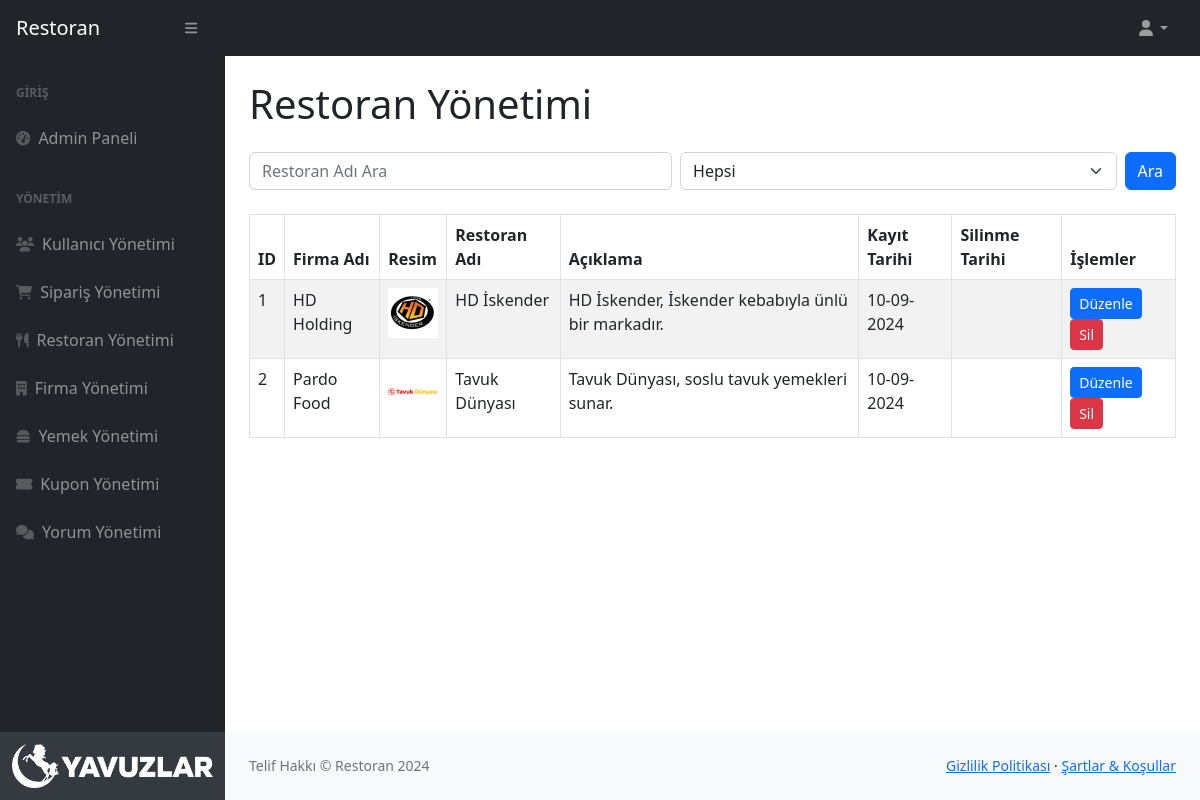
The page /admin/restaurants.php (signed in) on the database its author committed.
### tables this page shows
CREATE TABLE `restaurant` (
  `id` int NOT NULL,
  `company_id` int DEFAULT NULL,
  `name` varchar(255) NOT NULL,
  `description` text,
  `image_path` varchar(255) DEFAULT NULL,
  `created_at` timestamp NULL DEFAULT CURRENT_TIMESTAMP,
  `deleted_at` timestamp NULL DEFAULT NULL
);

CREATE TABLE `company` (
  `id` int NOT NULL,
  `name` varchar(255) NOT NULL,
  `description` text,
  `logo_path` varchar(255) DEFAULT NULL,
  `deleted_at` timestamp NULL DEFAULT NULL
);

### admin/restaurants.php (the view, shortened to what this page needs)
<?php
require '../db.php';
$search = $_GET['search'] ?? '';
$filter = $_GET['filter'] ?? 'all';
$sql = "SELECT r.*, c.name as company_name FROM restaurant r
        LEFT JOIN company c ON r.company_id = c.id
        WHERE r.name LIKE :search";
$sql .= " ORDER BY r.id ASC";
$stmt = $pdo->prepare($sql);
$stmt->execute(['search' => "%$search%"]);
$restaurants = $stmt->fetchAll(PDO::FETCH_ASSOC);
?>
<!DOCTYPE html>
<html lang="en">
<head>
    <link href="https://cdn.jsdelivr.net/npm/simple-datatables@7.1.2/dist/style.min.css" rel="stylesheet" />
    <link href="../css/styles.css" rel="stylesheet" />
</head>
<body class="sb-nav-fixed">
<?php require 'layout/sidebar.php' ?>
        <div id="layoutSidenav_content">
            <main>
                <div class="container-fluid px-4">
                    <h1 class="my-4">Restoran Yönetimi</h1>
                    <form class="d-flex mb-4" method="GET">
                        <input class="form-control me-2" type="search" name="search" placeholder="Restoran Adı Ara" value="<?php echo htmlspecialchars($search); ?>">
                        <select class="form-select me-2" name="filter">
                            <option value="all" <?php echo $filter == 'all' ? 'selected' : ''; ?>>Hepsi</option>
                        </select>
                        <button class="btn btn-primary" type="submit">Ara</button>
                    </form>
                    <table class="table table-striped table-bordered">
                        <thead>
                            <tr>
                                <th>ID</th>
                                <th>Firma Adı</th>
                                <th>Resim</th>
                                <th>Restoran Adı</th>
                                <th>Açıklama</th>
                                <th>Kayıt Tarihi</th>
                                <th>Silinme Tarihi</th>
                                <th>İşlemler</th>
                            </tr>
                        </thead>
                        <tbody>
                            <?php if (!empty($restaurants)): ?>
                                <?php foreach ($restaurants as $restaurant): ?>
                                    <tr class="<?php echo $restaurant['deleted_at'] ? 'deleted-row' : ''; ?>">
                                        <td><?php echo htmlspecialchars($restaurant['id']); ?></td>
                                        <td><?php echo htmlspecialchars($restaurant['company_name']); ?></td>
                                        <td>
                                            <?php if (!empty($restaurant['image_path'])): ?>
                                                <img src="../images/restaurant/<?php echo htmlspecialchars($restaurant['image_path']); ?>" alt="Resim" width="50">
                                            <?php else: ?>
                                                <span>Resim yok</span>
                                            <?php endif; ?>
                                        </td>
                                        <td><?php echo htmlspecialchars($restaurant['name']); ?></td>
                                        <td><?php echo htmlspecialchars($restaurant['description']); ?></td>
                                        <td><?php echo htmlspecialchars(date('d-m-Y', strtotime($restaurant['created_at']))); ?></td>
                                        <td><?php echo $restaurant['deleted_at'] ? htmlspecialchars(date('d-m-Y', strtotime($restaurant['deleted_at']))) : ''; ?></td>
                                        <td>
                                            <?php if ($restaurant['deleted_at']): ?>
                                                <a href="query/restaurant-activate.php?id=<?php echo $restaurant['id']; ?>" class="btn btn-success btn-sm">Aktifleştir</a>
                                            <?php else: ?>
                                                <a href="restaurant-edit.php?id=<?php echo $restaurant['id']; ?>" class="btn btn-primary btn-sm">Düzenle</a>
                                                <a href="query/restaurant-delete.php?id=<?php echo $restaurant['id']; ?>" class="btn btn-danger btn-sm">Sil</a>
                                            <?php endif; ?>
                                        </td>
                                    </tr>
                                <?php endforeach; ?>
                            <?php else: ?>
                                <tr>
                                    <td colspan="8" class="text-center">Restoran bulunamadı.</td>
                                </tr>
                            <?php endif; ?>
                        </tbody>
                    </table>
                </div>
            </main>
            <?php require 'layout/footer.php' ?>
</body>
</html>

### rows shown on the page
restaurant: id "1", company.name "HD Holding", image_path (picture), name "HD İskender", description "HD İskender, İskender kebabıyla ünlü bir markadır.", created_at "10-09-2024"
restaurant: id "2", company.name "Pardo Food", image_path (picture), name "Tavuk Dünyası", description "Tavuk Dünyası, soslu tavuk yemekleri sunar.", created_at "10-09-2024"
